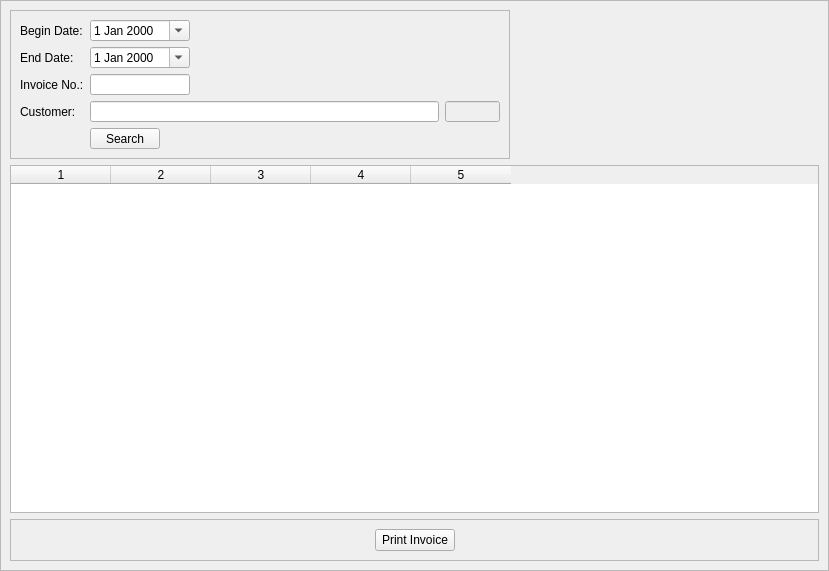
<?xml version="1.0" encoding="UTF-8"?>
<ui version="4.0">
 <class>PrintSalesReturn</class>
 <widget class="QWidget" name="PrintSalesReturn">
  <property name="geometry">
   <rect>
    <x>0</x>
    <y>0</y>
    <width>829</width>
    <height>571</height>
   </rect>
  </property>
  <property name="windowTitle">
   <string>Form</string>
  </property>
  <layout class="QGridLayout" name="gridLayout">
   <property name="leftMargin">
    <number>0</number>
   </property>
   <property name="topMargin">
    <number>0</number>
   </property>
   <property name="rightMargin">
    <number>0</number>
   </property>
   <property name="bottomMargin">
    <number>0</number>
   </property>
   <item row="0" column="0">
    <widget class="QScrollArea" name="scrollArea">
     <property name="widgetResizable">
      <bool>true</bool>
     </property>
     <property name="alignment">
      <set>Qt::AlignCenter</set>
     </property>
     <widget class="QWidget" name="scrollAreaWidgetContents">
      <property name="geometry">
       <rect>
        <x>0</x>
        <y>0</y>
        <width>827</width>
        <height>569</height>
       </rect>
      </property>
      <layout class="QVBoxLayout" name="verticalLayout">
       <item>
        <widget class="QFrame" name="frame">
         <property name="maximumSize">
          <size>
           <width>500</width>
           <height>149</height>
          </size>
         </property>
         <property name="frameShape">
          <enum>QFrame::StyledPanel</enum>
         </property>
         <property name="frameShadow">
          <enum>QFrame::Raised</enum>
         </property>
         <layout class="QFormLayout" name="formLayout">
          <property name="formAlignment">
           <set>Qt::AlignLeading|Qt::AlignLeft|Qt::AlignTop</set>
          </property>
          <item row="0" column="0">
           <widget class="QLabel" name="label">
            <property name="text">
             <string>Begin Date:</string>
            </property>
           </widget>
          </item>
          <item row="0" column="1">
           <widget class="QDateEdit" name="begindate">
            <property name="maximumSize">
             <size>
              <width>100</width>
              <height>16777215</height>
             </size>
            </property>
            <property name="calendarPopup">
             <bool>true</bool>
            </property>
           </widget>
          </item>
          <item row="1" column="0">
           <widget class="QLabel" name="label_2">
            <property name="text">
             <string>End Date:</string>
            </property>
           </widget>
          </item>
          <item row="1" column="1">
           <widget class="QDateEdit" name="enddate">
            <property name="maximumSize">
             <size>
              <width>100</width>
              <height>16777215</height>
             </size>
            </property>
            <property name="calendarPopup">
             <bool>true</bool>
            </property>
           </widget>
          </item>
          <item row="2" column="0">
           <widget class="QLabel" name="label_3">
            <property name="text">
             <string>Invoice No.:</string>
            </property>
           </widget>
          </item>
          <item row="2" column="1">
           <widget class="QLineEdit" name="invoiceNo">
            <property name="maximumSize">
             <size>
              <width>100</width>
              <height>16777215</height>
             </size>
            </property>
           </widget>
          </item>
          <item row="3" column="0">
           <widget class="QLabel" name="label_4">
            <property name="text">
             <string>Customer:</string>
            </property>
           </widget>
          </item>
          <item row="3" column="1">
           <layout class="QHBoxLayout" name="horizontalLayout">
            <item>
             <widget class="QLineEdit" name="customername"/>
            </item>
            <item>
             <widget class="QLineEdit" name="customerid">
              <property name="enabled">
               <bool>false</bool>
              </property>
              <property name="maximumSize">
               <size>
                <width>55</width>
                <height>16777215</height>
               </size>
              </property>
             </widget>
            </item>
           </layout>
          </item>
          <item row="4" column="1">
           <widget class="QPushButton" name="btn_search">
            <property name="maximumSize">
             <size>
              <width>70</width>
              <height>16777215</height>
             </size>
            </property>
            <property name="text">
             <string>Search</string>
            </property>
           </widget>
          </item>
         </layout>
        </widget>
       </item>
       <item>
        <widget class="QTableWidget" name="tableWidgetList">
         <property name="editTriggers">
          <set>QAbstractItemView::NoEditTriggers</set>
         </property>
         <property name="alternatingRowColors">
          <bool>true</bool>
         </property>
         <property name="selectionMode">
          <enum>QAbstractItemView::SingleSelection</enum>
         </property>
         <property name="selectionBehavior">
          <enum>QAbstractItemView::SelectRows</enum>
         </property>
         <property name="columnCount">
          <number>5</number>
         </property>
         <column/>
         <column/>
         <column/>
         <column/>
         <column/>
        </widget>
       </item>
       <item>
        <widget class="QFrame" name="frame_2">
         <property name="frameShape">
          <enum>QFrame::StyledPanel</enum>
         </property>
         <property name="frameShadow">
          <enum>QFrame::Raised</enum>
         </property>
         <layout class="QHBoxLayout" name="horizontalLayout_2">
          <item>
           <spacer name="horizontalSpacer">
            <property name="orientation">
             <enum>Qt::Horizontal</enum>
            </property>
            <property name="sizeHint" stdset="0">
             <size>
              <width>325</width>
              <height>20</height>
             </size>
            </property>
           </spacer>
          </item>
          <item>
           <widget class="QPushButton" name="btn_printInvoice">
            <property name="text">
             <string>Print Invoice</string>
            </property>
           </widget>
          </item>
          <item>
           <spacer name="horizontalSpacer_2">
            <property name="orientation">
             <enum>Qt::Horizontal</enum>
            </property>
            <property name="sizeHint" stdset="0">
             <size>
              <width>325</width>
              <height>20</height>
             </size>
            </property>
           </spacer>
          </item>
         </layout>
        </widget>
       </item>
      </layout>
     </widget>
    </widget>
   </item>
  </layout>
 </widget>
 <resources/>
 <connections/>
</ui>
